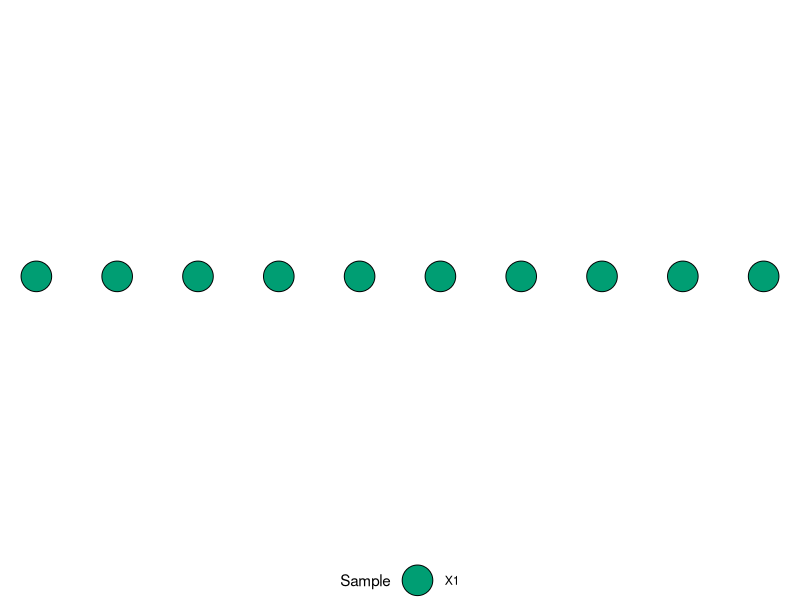
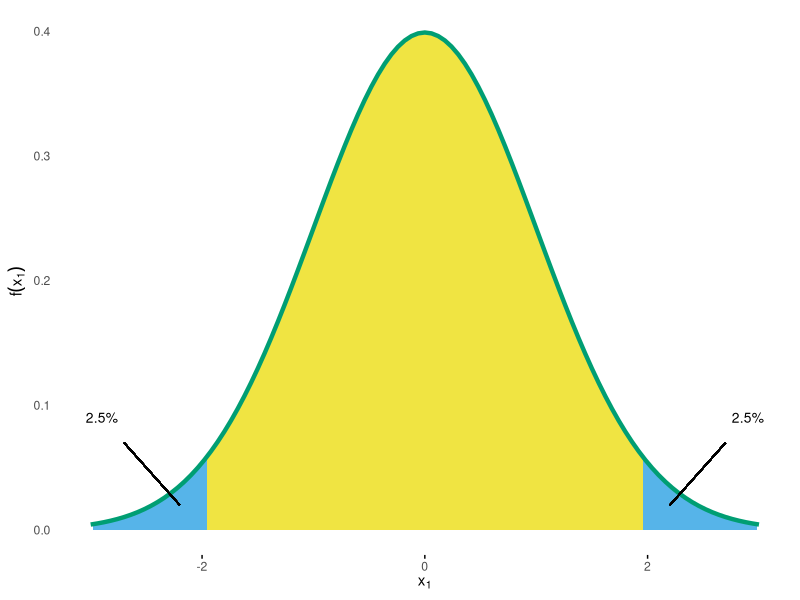
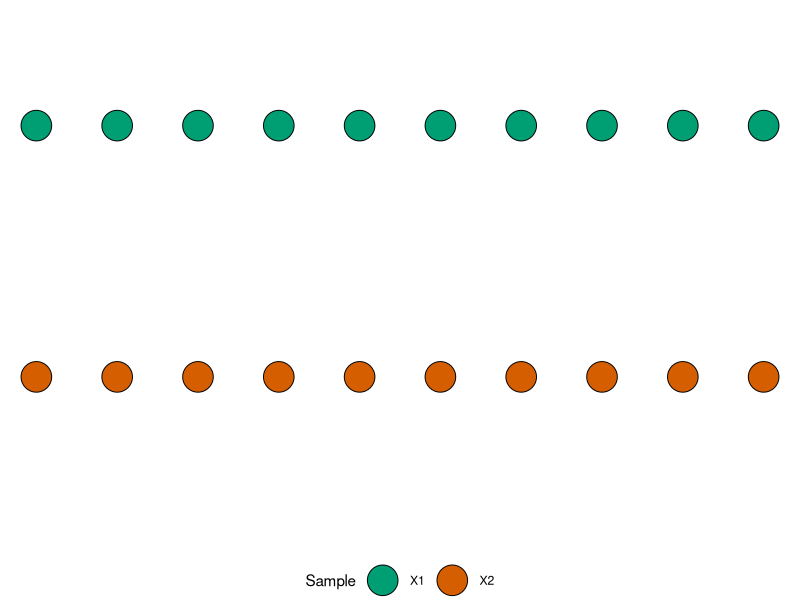
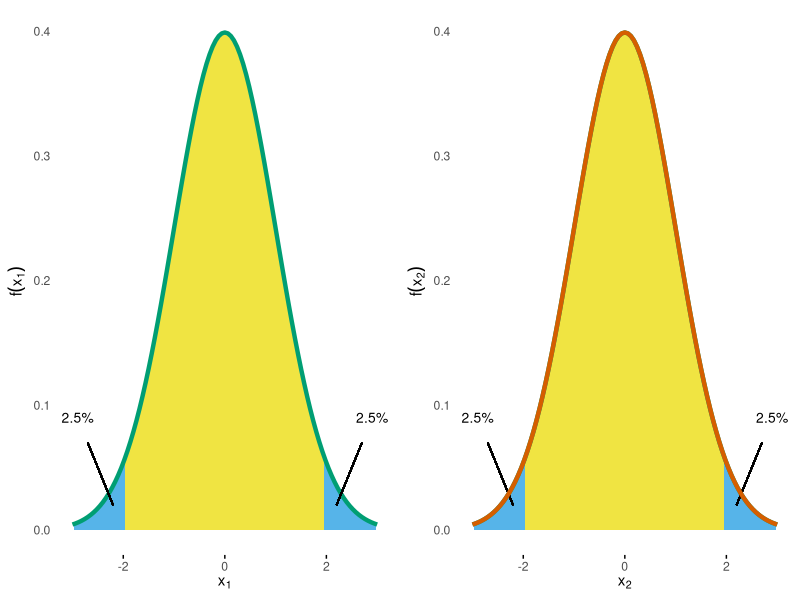
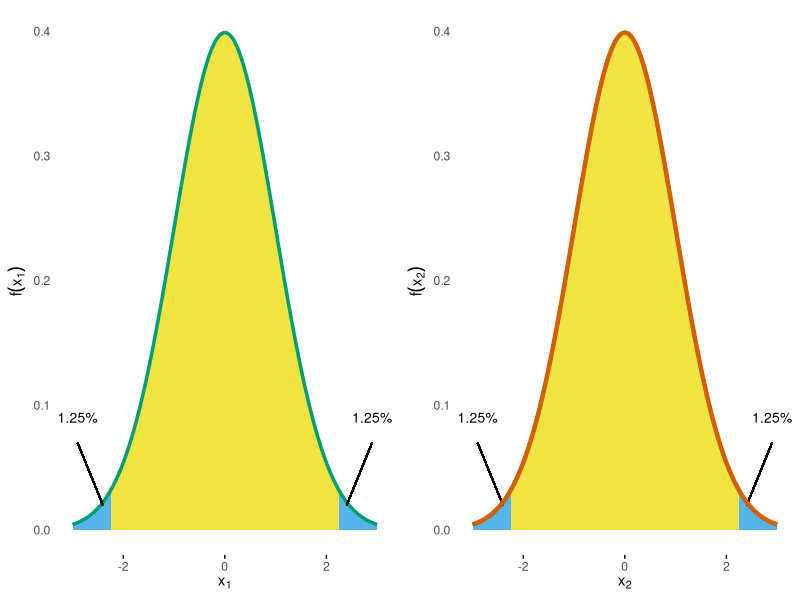
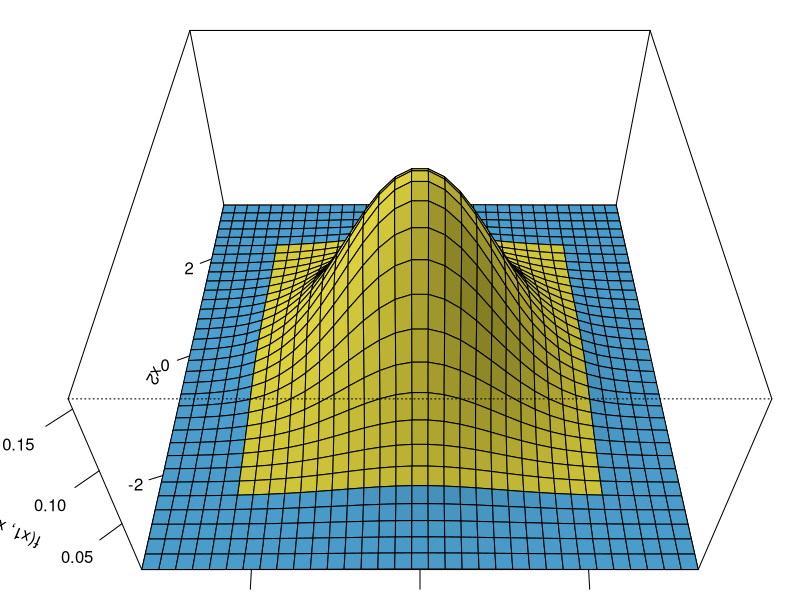
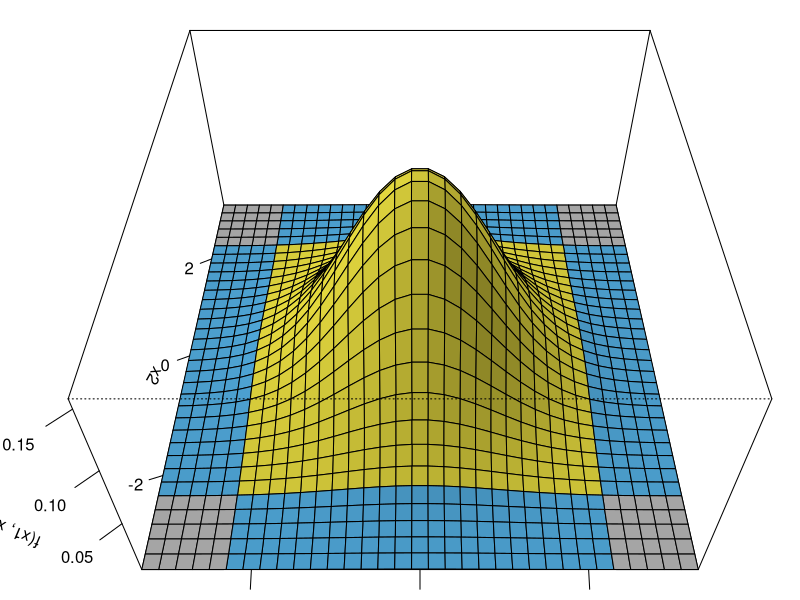
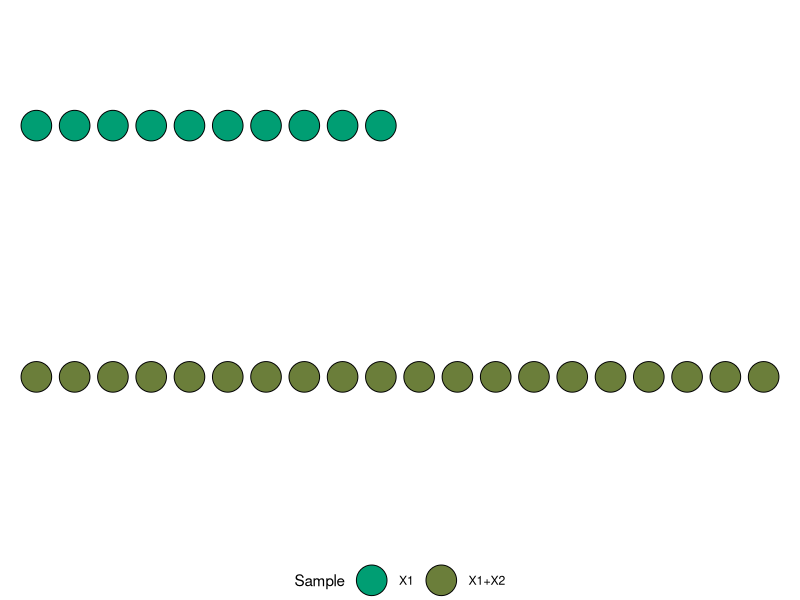

Recreate these plots in R, in order. (Note: this script raises an error after producing the figures.)
## ---- chunk 1
library(knitr)
library("ggplot2")

knitr::opts_chunk$set(
  comment = "#",
  prompt = F,
  tidy = FALSE,
  cache = FALSE,
  collapse = T,
  echo = FALSE,
  dpi = 300,
  fig.width = 5, fig.height = 5
)

okabe_palette <- c('orange' = "#E69F00",
                   'sky blue' = "#56B4E9",
                   'bluish green' = "#009E73",
                   'yellow' = "#F0E442",
                   'blue' = "#0072B2",
                   'vermillion' = "#D55E00",
                   'reddish purple' = "#CC79A7")

options(width = 100L, digits = 10)
## ---- chunk 2
fill_colors = c(X1 = okabe_palette[["bluish green"]],
                X2 = okabe_palette[["vermillion"]],
                "X1+X2" = "#6B7E3A")

data  = data.frame(x = c(1:10, 1:10, 1:20),
                   y = c(rep(2, 10), rep(1.5, 10), rep(1.5, 20)),
                   Sample = c(rep("X1", 10), rep("X2", 10), rep("X1+X2", 20))
)
## ---- chunk 3
dat = data[1:10, ]
ggplot(dat, aes(x = x, y = y)) +
    geom_point(size = 10, shape = 21, aes(fill = Sample)) +
    scale_fill_manual(values = fill_colors[1]) +
    lims(y = c(2, 2)) +
    theme_void() +
    theme(legend.position = "bottom")

## ---- chunk 4
fig.cap = "Standard Normal Density with critial bounds marking 5% significance level."

blue = okabe_palette[["sky blue"]]
yellow = okabe_palette[["yellow"]]


crit = qnorm(1 - 0.025)
probLabel = paste0(pnorm(-crit)*100, "%")
x = seq(-3, 3, by = 0.01)

normalDensPlot = 
    ggplot(data.frame(x = x), aes(x = x)) +
    stat_function(fun = dnorm, geom = "area", fill = blue, xlim = c(-4, -crit)) +
    stat_function(fun = dnorm, geom = "area", fill = yellow, xlim = c(-crit, crit)) +
    stat_function(fun = dnorm, geom = "area", fill = blue, xlim = c(crit, 4)) +
    stat_function(fun = dnorm, color = okabe_palette[["bluish green"]], size = 1.5) +
    geom_segment(x = 2.2, xend = 2.7, y = 0.02, yend = 0.07) +
    geom_segment(x = -2.2, xend = -2.7, y = 0.02, yend = 0.07) +
    annotate("text", label = probLabel, x = 2.9, y = 0.09, size = 3.5) +
    annotate("text", label = probLabel, x = -2.9, y = 0.09, size = 3.5) +
    lims(x = range(x)) +
    labs(x = expression(x[1]), 
         y = expression(f(x[1]))) +
    theme_minimal() +
    theme(panel.grid.major = element_blank(),
          panel.grid.minor = element_blank(),
          axis.ticks.x = element_line())

normalDensPlot
## ---- chunk 5
qnorm(0.025)
## ---- chunk 6
dat = data[1:20, ]
ggplot(dat, aes(x = x, y = y)) +
    geom_point(size = 10, shape = 21, aes(fill = Sample)) +
    scale_fill_manual(values = fill_colors[1:2]) +
    lims(y = c(1.2, 2.2)) +
    theme_void() +
    theme(legend.position = "bottom")

## ---- chunk 7
normalDensPlotX2 = normalDensPlot + 
    labs(x = expression(x[2]), y = expression(f(x[2]))) +
    stat_function(fun = dnorm, color = okabe_palette[["vermillion"]], size = 1.5)
gridExtra::grid.arrange(normalDensPlot, normalDensPlotX2, nrow = 1)
## ---- chunk 8
qnorm(0.025/2)
## ---- chunk 9
fig.cap = "Standard Normal Density with critial bounds marking 5% significance level."

blue = okabe_palette[["sky blue"]]
yellow = okabe_palette[["yellow"]]

crit = qnorm(1 - 0.025/2)
probLabel = paste0(pnorm(-crit)*100, "%")
x = seq(-3, 3, by = 0.01)

normalDensPlotAdj = 
    ggplot(data.frame(x = x), aes(x = x)) +
    stat_function(fun = dnorm, geom = "area", fill = blue, xlim = c(-4, -crit)) +
    stat_function(fun = dnorm, geom = "area", fill = yellow, xlim = c(-crit, crit)) +
    stat_function(fun = dnorm, geom = "area", fill = blue, xlim = c(crit, 4)) +
    stat_function(fun = dnorm, color = okabe_palette[["bluish green"]], size = 1.2) +
    geom_segment(x = 2.2+.2, xend = 2.7+.2, y = 0.02, yend = 0.07) +
    geom_segment(x = -2.2-.2, xend = -2.7-.2, y = 0.02, yend = 0.07) +
    annotate("text", label = probLabel, x = 2.9, y = 0.09, size = 3.5) +
    annotate("text", label = probLabel, x = -2.9, y = 0.09, size = 3.5) +
    lims(x = range(x)) +
    labs(x = expression(x[1]), 
         y = expression(f(x[1]))) +
    theme_minimal() +
    theme(panel.grid.major = element_blank(),
          panel.grid.minor = element_blank(),
          axis.ticks.x = element_line())
## ---- chunk 10
normalDensPlotX2Adj = normalDensPlotAdj + 
    labs(x = expression(x[2]), y = expression(f(x[2]))) +
    stat_function(fun = dnorm, color = okabe_palette[["vermillion"]], size = 1.5)
gridExtra::grid.arrange(normalDensPlotAdj, normalDensPlotX2Adj, nrow = 1)
## ---- chunk 11
alpha = 0.05
alpha.Bonf = alpha / 2
alpha.Sidak = 1 - (1-alpha)^(1/2)

crit.Bonf = -rep(qnorm(alpha.Bonf / 2), 2)
crit.Sidak = -rep(qnorm(alpha.Sidak / 2), 2)
## ---- chunk 12
mu = 0
Mean = c(mu, mu)
covariance = 0
Sigma0 = matrix(c(1, rep(covariance, 2), 1), 2)


width = 6.6
binwidth = 0.2
x1 = x2 = seq(from = mu - width/2, to = mu + width/2, by = binwidth)
grid = expand.grid(x1, x2)

z = mvtnorm::dmvnorm(grid, mean = Mean, sigma = Sigma0)
zmat = matrix(z, ncol = length(x1))

grid.col = expand.grid(x1[-1] - binwidth/2, x2[-1] - binwidth/2)
gc1 = grid.col[, 1]
gc2 = grid.col[, 2]

crit = crit.Sidak
get_color = Vectorize(function(x1, x2) {
    if (x1 < -crit[1] || x1 > crit[1] || x2 < -crit[2] || x2 > crit[2])
        blue else yellow
})

plot_normal_dens_2d = function(zmat, ...) {
    persp(x1, x2, zmat,
          expand = 0.5,
          lphi = 0,
          xlab = "x1",
          ylab = "x2\n",
          zlab = "f(x1, x2)",
          shade = 0.2,
          ticktype = "detailed",
          ...)
}
## ---- chunk 13
op = par(mar = c(0, 2, 0, 0))
plot_normal_dens_2d(zmat, phi = 45, col = get_color(gc1, gc2))
par(op)
## ---- chunk 14
crit.Bonf = -rep(qnorm(alpha.Bonf / 2), 2)
crit.Sidak = -rep(qnorm(alpha.Sidak / 2), 2)

crit = crit.Bonf
crit = crit.Sidak

calc2Dprob = function(crit, sigma) {
    calc_prob = function(lower, upper) {
        as.numeric(mvtnorm::pmvnorm(lower = lower, upper = upper, sigma = sigma))
    }
        
    left_stripe = calc_prob(lower = c(-Inf, -Inf), upper = c(-crit[1], Inf))
    lower_rectangle = calc_prob(lower = c(-crit[1], -Inf), upper = c(crit[1], -crit[2]))
    2 * left_stripe + 2 * lower_rectangle # return two-sided prob
}

p.edge = as.numeric(mvtnorm::pmvnorm(lower = c(-Inf, -Inf), 
                                     upper = c(-crit[1], -crit[2]), 
                                     sigma = Sigma0))


p2D.Bonf = calc2Dprob(crit.Bonf, sigma = Sigma0)
p2D.Sidak = calc2Dprob(crit.Sidak, sigma = Sigma0)
## ---- chunk 15
orange = okabe_palette[["orange"]]
crit = crit.Sidak
get_color_edges = Vectorize(function(x1, x2) {
    # Make edges grey
    if (x1 < -crit[1] && x2 < -crit[2] ||
        x1 < -crit[1] && x2 >  crit[2] ||
        x1 >  crit[1] && x2 < -crit[2] ||
        x1 >  crit[1] && x2 >  crit[2])
        return("grey")
    
    if (x1 < -crit[1] || x1 > crit[1] || x2 < -crit[2] || x2 > crit[2])
        blue else yellow
})

op = par(mar = c(0, 2, 0, 0))
plot_normal_dens_2d(zmat, phi = 45, col = get_color_edges(gc1, gc2))
par(op)
## ---- chunk 16
dat = data[c(1:10, 21:40), ]

ggplot(dat, aes(x = x, y = y)) +
    geom_point(size = 10, shape = 21, aes(fill = Sample)) +
    scale_fill_manual(values = fill_colors[c(1, 3)]) +
    lims(y = c(1.2, 2.2)) +
    theme_void() +
    theme(legend.position = "bottom")

## ---- chunk 17
normalDensPlotX2Adj = normalDensPlotAdj + 
    labs(x = expression(x[2]), y = expression(f(x[2]))) +
    stat_function(fun = dnorm, color = fill_colors[3], size = 1.5)
gridExtra::grid.arrange(normalDensPlotAdj, normalDensPlotX2Adj, nrow = 1)
## ---- chunk 18
mu = 0
Mean = c(mu, mu)
covariance = sqrt(0.5)
Sigma = matrix(c(1, rep(covariance, 2), 1), 2)

z = mvtnorm::dmvnorm(grid, mean = Mean, sigma = Sigma)
zmat = matrix(z, ncol = length(x1))
## ---- chunk 19
op = par(mar = rep(.1, 4))
plot_normal_dens_2d(zmat, phi = 40, col = get_color(gc1, gc2), box = FALSE)
plot_normal_dens_2d(zmat, phi = 65, col = get_color(gc1, gc2), box = FALSE)
plot_normal_dens_2d(zmat, phi = 90, col = get_color(gc1, gc2), box = FALSE)
par(op)
## ---- chunk 20
p2D.Bonf = calc2Dprob(crit.Bonf, sigma = Sigma)
## ---- chunk 21
include_graphics("figures/two-stage-Pocock-bounds.png")
## ---- chunk 22
include_graphics("figures/two-stage-Pocock-bounds-result.png")
## ---- chunk 23
crit.Pocock = rep(2.1783, 2)
p2D.Pocock = calc2Dprob(crit.Pocock, sigma = Sigma)
## ---- chunk 24
n = 100
tt = c(.5, 1)
crit = crit.Pocock
x = seq(0.2, 1.0, length = n)

upperLine = data.frame(x = x, y = crit[1])
lowerLine = data.frame(x = x, y = -crit[1])

upperArea = data.frame(x = x, ymin = upperLine$y, ymax = 3, y = 3)
innerArea = data.frame(x = x, ymin = lowerLine$y, ymax = upperLine$y, y = 0)
lowerArea = data.frame(x = x, ymin = -3, ymax = lowerLine$y, y = -3)

p = ggplot(mapping = aes(x = x, y = y)) +

    geom_ribbon(data = upperArea, aes(x = x, ymin = ymin, ymax = ymax, y = y), fill = blue) +
    geom_ribbon(data = innerArea, aes(x = x, ymin = ymin, ymax = ymax, y = y), fill = yellow) +
    geom_ribbon(data = lowerArea, aes(x = x, ymin = ymin, ymax = ymax, y = y), fill = blue) +

    geom_line(data = upperLine) +
    geom_line(data = lowerLine) +

    geom_point(data = data.frame(x = tt, y =  crit), size = 5, shape = 21, fill = fill_colors[c(1, 3)]) +
    geom_point(data = data.frame(x = tt, y = -crit), size = 5, shape = 21, fill = fill_colors[c(1, 3)]) +

    theme_minimal() +
    labs(x = "Information Rate", y = "Critical Value") +
    lims(y = c(-3, 3)) +
    theme(panel.grid.major = element_blank(),
          panel.grid.minor = element_blank(),
          axis.ticks.x = element_line())

p
## ---- chunk 25

asOBF <- function(t, alpha = 0.05, side = 2) {
  2 * (1 - stats::pnorm((stats::qnorm(1 - (alpha / side)/2)) / sqrt(t)))
}

n = 100
tt = c(.5, 1)

crit.OBF = -qnorm(asOBF(tt))
crit = crit.OBF
x = seq(0.2, 1.0, length = n)

upperLine = data.frame(x = x, y = -qnorm(asOBF(x)))
lowerLine = data.frame(x = x, y = qnorm(asOBF(x)))

upperArea = data.frame(x = x, ymin = upperLine$y, ymax = 6, y = 3)
innerArea = data.frame(x = x, ymin = lowerLine$y, ymax = upperLine$y, y = 0)
lowerArea = data.frame(x = x, ymin = -6, ymax = lowerLine$y, y = -3)

p = ggplot(mapping = aes(x = x, y = y)) +

    geom_ribbon(data = upperArea, aes(x = x, ymin = ymin, ymax = ymax, y = y), fill = blue) +
    geom_ribbon(data = innerArea, aes(x = x, ymin = ymin, ymax = ymax, y = y), fill = yellow) +
    geom_ribbon(data = lowerArea, aes(x = x, ymin = ymin, ymax = ymax, y = y), fill = blue) +

    geom_line(data = upperLine) +
    geom_line(data = lowerLine) +

    geom_point(data = data.frame(x = tt, y =  crit), size = 5, shape = 21, fill = fill_colors[c(1, 3)]) +
    geom_point(data = data.frame(x = tt, y = -crit), size = 5, shape = 21, fill = fill_colors[c(1, 3)]) +

    theme_minimal() +
    labs(x = "Information Rate", y = "Critical Value") +
    lims(y = c(-6, 6)) +
    theme(panel.grid.major = element_blank(),
          panel.grid.minor = element_blank(),
          axis.ticks.x = element_line())

p

## ---- chunk 26
include_graphics("figures/two-stage-OBF-bounds-result.png")
## ---- chunk 27
op = par(mar = rep(1.5, 4))
crit = crit.Pocock
plot_normal_dens_2d(zmat, phi = 80, col = get_color(gc1, gc2))
crit = crit.OBF
plot_normal_dens_2d(zmat, phi = 80, col = get_color(gc1, gc2))
par(op)
## ---- chunk 28

crit = crit.OBF
mu = 0
Mean = c(mu, mu)

Sigma = matrix(c(1, rep(sqrt(0.5), 2), 1), 2)
z = mvtnorm::dmvnorm(grid, mean = Mean, sigma = Sigma)
zmat0.5 = matrix(z, ncol = length(x1))

Sigma = matrix(c(1, rep(sqrt(0.7), 2), 1), 2)
z = mvtnorm::dmvnorm(grid, mean = Mean, sigma = Sigma)
zmat0.7 = matrix(z, ncol = length(x1))

Sigma = matrix(c(1, rep(sqrt(0.9), 2), 1), 2)
z = mvtnorm::dmvnorm(grid, mean = Mean, sigma = Sigma)
zmat0.9 = matrix(z, ncol = length(x1))


op = par(mar = rep(.1, 4))
plot_normal_dens_2d(zmat0.5, phi = 90, col = get_color(gc1, gc2), box = FALSE)
plot_normal_dens_2d(zmat0.7, phi = 90, col = get_color(gc1, gc2), box = FALSE)
plot_normal_dens_2d(zmat0.9, phi = 90, col = get_color(gc1, gc2), box = FALSE)
par(op)
